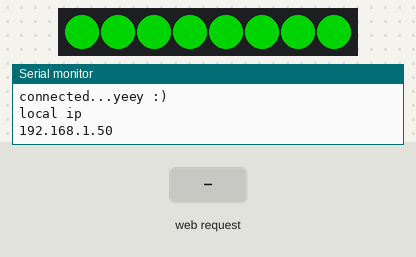
Bench run of a program on a simulated ESP8266 (Wemos D1 mini). On the bench: 8 RGB LEDs in strip order, left to right, the last lines printed to the serial monitor. Inputs (shaded band) come from the test bench. Dim RGB values are drawn brighter than linear; WiFi joins after 1.5 s; servers stay silent unless stated.

Above: at 2.7 s.
2.8 s: HTTP request GET /c/red received
At 3.2 s:
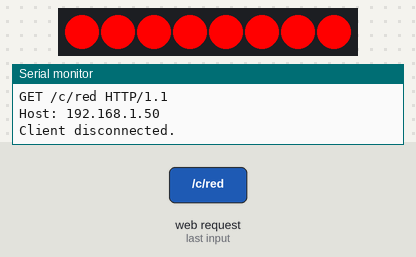
4.3 s: HTTP request GET /c/yellow received
At 5.5 s:
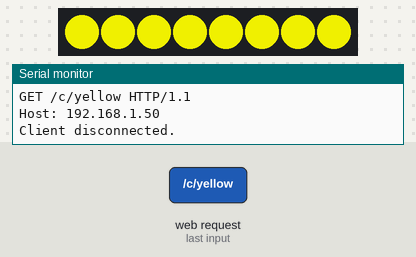
5.8 s: HTTP request GET /c/orange received
At 6.8 s:
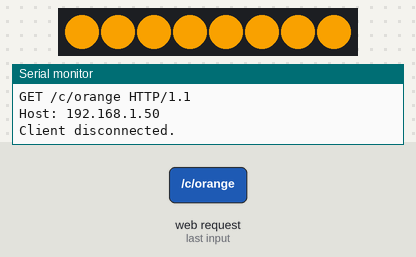
7.3 s: HTTP request GET /c/off received
At 7.9 s:
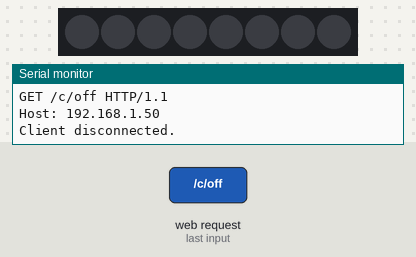
Timing chart, 0 to 9.8 s (numbered marks = the images above; inputs shaded):
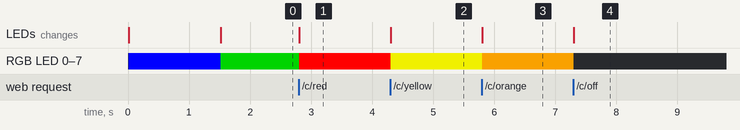

The program:

main.cpp
```cpp
/**
 *
 * Some basic code to control a (short) LED strip.
 * If it has a network connection already known, it will use that.
 * Otherwise, it will start a new Access Point, to which you should connect.
 * (The password is below in the settings).
 * From there you can define which network should be used.
 *
 * Once it is connected, you can browse to the IP it was assigned
 * (Unfortently, it is not easy to show that to you, so you will need to check your router!)
 * and change the color of the LEDs.
 *
 * Color info when booting:
 * - Blue: System is booting, and no network is available.
 * - Green: System is ready, WiFi is connected, and you change colors
 *
 * Color code when doing an OTA update:
 * - Purple: System started an OTA update
 * - Gold/Yellowish: System is done with the update and will reboot soon (And the colors will change to the boot colors!)
 * - Red: A error happened.
 *
 * OTA code based from https://educ8s.tv/esp8266-ota-wemos-d1/
 * WebServer code based from https://randomnerdtutorials.com/esp8266-web-server/
 **/

#include <Arduino.h>
#include "FastLED.h"
#include <DNSServer.h>        //Local DNS Server used for redirecting all requests to the configuration portal
#include <ESP8266WebServer.h> //Local WebServer used to serve the configuration portal
#include <WiFiManager.h>      //https://github.com/tzapu/WiFiManager WiFi Configuration Magic
#include <ESP8266mDNS.h>
#include <WiFiUdp.h>
#include <ArduinoOTA.h>

// Change if you want to have DEBUG enabled for the OTA
#define DEBUG_ESP_OTA true
// Number of LEDs in the ledstrip & the PIN it is defined at
#define NUMBER_OF_LEDS 8
#define LED_PIN 5

// Network SSID and password
#define NETWORK_SSID "Christmas"
#define NETWORK_PASSWORD "configure"
// Set the hostname of the unit. You can use this name as option for the OTA upload
#define HOSTNAME "christmas.local"

// No need to change anything after this.
CRGB leds[NUMBER_OF_LEDS];
WiFiServer server(80);
String header;
String color;
unsigned long currentTime = millis();
unsigned long previousTime = 0;
const long timeoutTime = 2000;

void changeColor(CRGB color)
{
  for (int i = 0; i < 9; i++)
  {
    leds[i] = color;
  }
  FastLED.show();
}

void setup()
{
  Serial.begin(115200);
  delay(10);

  FastLED.addLeds<WS2812B, LED_PIN, GRB>(leds, NUMBER_OF_LEDS);
  FastLED.setMaxPowerInMilliWatts(1000);
  FastLED.setBrightness(255);

  changeColor(CRGB::Red);
  WiFiManager wifiManager;
  WiFi.hostname(HOSTNAME);
  // wifiManager.resetSettings();

  changeColor(CRGB::Blue);

  wifiManager.autoConnect(NETWORK_SSID, NETWORK_PASSWORD);

  Serial.println("connected...yeey :)");
  Serial.println("local ip");
  Serial.println(WiFi.localIP());

  ArduinoOTA.onStart([]() {
    changeColor(CRGB::Purple);
    Serial.println("Start");
  });
  ArduinoOTA.onEnd([]() {
    changeColor(CRGB::Gold);
    Serial.println("\nEnd");
  });
  ArduinoOTA.onProgress([](unsigned int progress, unsigned int total) {
    Serial.printf("Progress: %u%%\r", (progress / (total / 100)));
  });
  ArduinoOTA.onError([](ota_error_t error) {
    changeColor(CRGB::Red);
    Serial.printf("Error[%u]: ", error);
    if (error == OTA_AUTH_ERROR)
      Serial.println("Auth Failed");
    else if (error == OTA_BEGIN_ERROR)
      Serial.println("Begin Failed");
    else if (error == OTA_CONNECT_ERROR)
      Serial.println("Connect Failed");
    else if (error == OTA_RECEIVE_ERROR)
      Serial.println("Receive Failed");
    else if (error == OTA_END_ERROR)
      Serial.println("End Failed");
  });
  ArduinoOTA.begin();

  server.begin();
  changeColor(CRGB::Green);
  color = "green";
}

void loop()
{
  ArduinoOTA.handle();
  WiFiClient client = server.available();

  if (client)
  {
    Serial.println("New Client.");
    String currentLine = "";
    currentTime = millis();
    previousTime = currentTime;
    while (client.connected() && currentTime - previousTime <= timeoutTime)
    {
      ArduinoOTA.handle();
      currentTime = millis();
      if (client.available())
      {
        char c = client.read();
        Serial.write(c);
        header += c;
        if (c == '\n')
        {
          if (currentLine.length() == 0)
          {
            client.println("HTTP/1.1 200 OK");
            client.println("Content-type:text/html");
            client.println("Connection: close");
            client.println();

            // turns the GPIOs on and off
            if (header.indexOf("GET /c/red") >= 0)
            {
              color = "red";
              changeColor(CRGB::Red);
            }
            else if (header.indexOf("GET /c/green") >= 0)
            {
              color = "green";
              changeColor(CRGB::Green);
            }
            else if (header.indexOf("GET /c/yellow") >= 0)
            {
              color = "yellow";
              changeColor(CRGB::Yellow);
            }
            else if (header.indexOf("GET /c/orange") >= 0)
            {
              color = "orange";
              changeColor(CRGB::Orange);
            }
            else if (header.indexOf("GET /c/off") >= 0)
            {
              color = "off";
              changeColor(CRGB::Black);
            }

            client.println("<!DOCTYPE html><html>");
            client.println("<head><meta name=\"viewport\" content=\"width=device-width, initial-scale=1\">");
            client.println("<link rel=\"icon\" href=\"data:,\">");
            client.println("<style>html { font-family: Helvetica; display: inline-block; margin: 0px auto; text-align: center;}");
            client.println(".button { background-color: #195B6A; border: none; color: white; padding: 16px 40px;");
            client.println("text-decoration: none; font-size: 30px; margin: 2px; cursor: pointer;}");
            client.println(".button2 {background-color: #77878A;}</style></head>");

            client.println("<body><h1>Update christmas house lights</h1>");
            client.println("<p>Current color - State " + color + "</p>");
            client.println("<p><a href=\"/c/green\"><button class=\"button\">Green</button></a></p>");
            client.println("<p><a href=\"/c/red\"><button class=\"button\">Red</button></a></p>");
            client.println("<p><a href=\"/c/yellow\"><button class=\"button\">Yellow</button></a></p>");
            client.println("<p><a href=\"/c/orange\"><button class=\"button\">Orange</button></a></p>");
            client.println("<p><a href=\"/c/off\"><button class=\"button\">Off</button></a></p>");
            client.println("</body></html>");
            client.println();
            break;
          }
          else
          {
            currentLine = "";
          }
        }
        else if (c != '\r')
        {
          currentLine += c;
        }
      }
    }
    header = "";
    client.stop();
    Serial.println("Client disconnected.");
    Serial.println("");
  }
}
```

Measured:
- after the input at 2.8 s, RGB LED 0–7: RGB(0, 128, 0) → RGB(255, 0, 0) at once; the LEDs: change at once (image 1)
- after the input at 4.3 s, RGB LED 0–7: RGB(255, 0, 0) → RGB(206, 206, 0) at once; the LEDs: change at once (image 2)
- after the input at 5.8 s, RGB LED 0–7: RGB(206, 206, 0) → RGB(236, 152, 0) at once; the LEDs: change at once (image 3)
- after the input at 7.3 s, RGB LED 0–7: RGB(236, 152, 0) → off at once; the LEDs: change at once (image 4)
